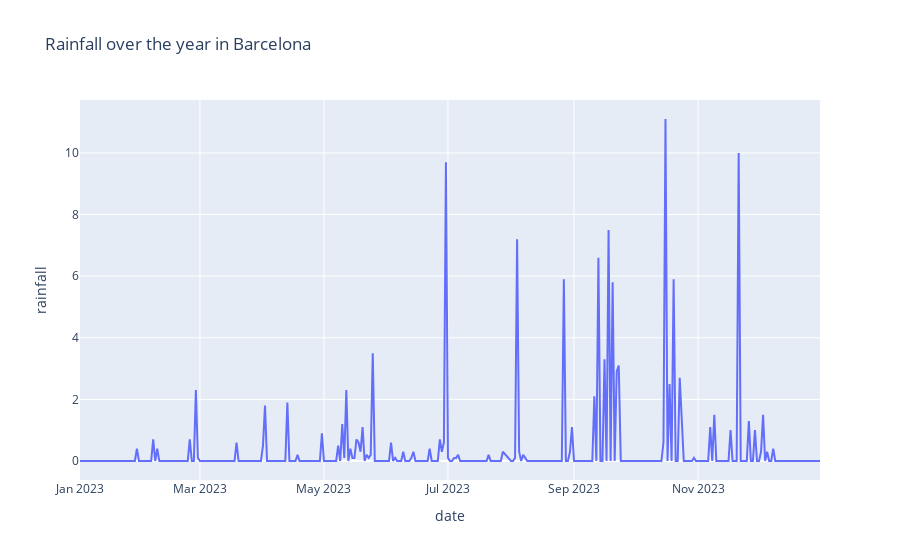

The notebook cell this image was saved under:
### Code cell
import plotly.express as px

rainfall_df = df_w.groupby('date')['rainfall'].sum().reset_index(name='rainfall')

px.line(rainfall_df, x='date', y='rainfall', title='Rainfall over the year in Barcelona')

### Figure 1 — Plotly figure (JSON) as saved in the notebook; plotly's stock layout.template omitted (floating-point values rounded to 4 significant figures; data arrays with more than 128 entries replaced by an {"elided": "..."} marker saying what was removed)
{"data": [{"hovertemplate": "date=%{x}<br>rainfall=%{y}<extra></extra>", "legendgroup": "", "line": {"color": "#636efa", "dash": "solid"}, "marker": {"symbol": "circle"}, "mode": "lines", "name": "", "orientation": "v", "showlegend": false, "type": "scatter", "x": {"elided": "359 str values"}, "xaxis": "x", "y": {"elided": "359 float values"}, "yaxis": "y"}], "layout": {"legend": {"tracegroupgap": 0}, "title": {"text": "Rainfall over the year in Barcelona"}, "xaxis": {"anchor": "y", "domain": [0, 1], "title": {"text": "date"}}, "yaxis": {"anchor": "x", "domain": [0, 1], "title": {"text": "rainfall"}}}}
